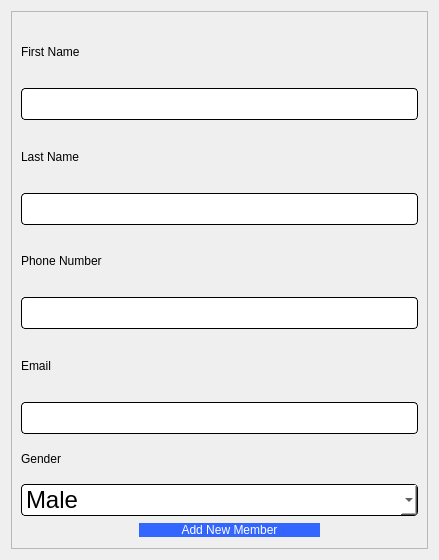
<?xml version="1.0" encoding="UTF-8"?>
<ui version="4.0">
 <class>addMember</class>
 <widget class="QDialog" name="addMember">
  <property name="geometry">
   <rect>
    <x>0</x>
    <y>0</y>
    <width>439</width>
    <height>560</height>
   </rect>
  </property>
  <property name="windowTitle">
   <string>Dialog</string>
  </property>
  <layout class="QVBoxLayout" name="verticalLayout_3">
   <item>
    <widget class="QFrame" name="frame">
     <property name="frameShape">
      <enum>QFrame::StyledPanel</enum>
     </property>
     <property name="frameShadow">
      <enum>QFrame::Raised</enum>
     </property>
     <layout class="QVBoxLayout" name="verticalLayout_2">
      <item>
       <layout class="QVBoxLayout" name="verticalLayout">
        <item>
         <widget class="QLabel" name="label_6">
          <property name="styleSheet">
           <string notr="true">font: 10pt &quot;Comic Sans MS&quot;;
color: rgb(0, 0, 0);</string>
          </property>
          <property name="text">
           <string>First Name</string>
          </property>
         </widget>
        </item>
        <item>
         <widget class="QLineEdit" name="firstName">
          <property name="styleSheet">
           <string notr="true">QLineEdit{
	background-color: rgb(255, 255, 255);
	 border: 1px  solid;
     border-radius: 4px;
	font: 24px
}</string>
          </property>
         </widget>
        </item>
       </layout>
      </item>
      <item>
       <layout class="QVBoxLayout" name="verticalLayout_10">
        <item>
         <widget class="QLabel" name="label_10">
          <property name="styleSheet">
           <string notr="true">font: 10pt &quot;Comic Sans MS&quot;;
color: rgb(0, 0, 0);</string>
          </property>
          <property name="text">
           <string>Last Name </string>
          </property>
         </widget>
        </item>
        <item>
         <widget class="QLineEdit" name="lastName">
          <property name="styleSheet">
           <string notr="true">QLineEdit{
	background-color: rgb(255, 255, 255);
	 border: 1px  solid;
     border-radius: 4px;
	font: 24px
}</string>
          </property>
         </widget>
        </item>
       </layout>
      </item>
      <item>
       <layout class="QVBoxLayout" name="verticalLayout_7">
        <item>
         <widget class="QLabel" name="label_7">
          <property name="styleSheet">
           <string notr="true">font: 10pt &quot;Comic Sans MS&quot;;
color: rgb(0, 0, 0);</string>
          </property>
          <property name="text">
           <string>Phone Number</string>
          </property>
         </widget>
        </item>
        <item>
         <widget class="QLineEdit" name="phone">
          <property name="styleSheet">
           <string notr="true">QLineEdit{
	background-color: rgb(255, 255, 255);
	 border: 1px  solid;
     border-radius: 4px;
	font: 24px
}</string>
          </property>
         </widget>
        </item>
       </layout>
      </item>
      <item>
       <layout class="QVBoxLayout" name="verticalLayout_8">
        <item>
         <widget class="QLabel" name="label_8">
          <property name="styleSheet">
           <string notr="true">font: 10pt &quot;Comic Sans MS&quot;;
color: rgb(0, 0, 0);</string>
          </property>
          <property name="text">
           <string>Email </string>
          </property>
         </widget>
        </item>
        <item>
         <widget class="QLineEdit" name="email">
          <property name="styleSheet">
           <string notr="true">QLineEdit{
	background-color: rgb(255, 255, 255);
	 border: 1px  solid;
     border-radius: 4px;
	font: 24px
}</string>
          </property>
         </widget>
        </item>
       </layout>
      </item>
      <item>
       <layout class="QVBoxLayout" name="verticalLayout_9">
        <item>
         <widget class="QLabel" name="label_9">
          <property name="styleSheet">
           <string notr="true">font: 10pt &quot;Comic Sans MS&quot;;
color: rgb(0, 0, 0);</string>
          </property>
          <property name="text">
           <string>Gender</string>
          </property>
         </widget>
        </item>
        <item>
         <widget class="QComboBox" name="gender">
          <property name="styleSheet">
           <string notr="true">QComboBox{
	background-color: rgb(255, 255, 255);
	 border: 1px  solid;
     border-radius: 4px;
	font: 24px
}</string>
          </property>
          <item>
           <property name="text">
            <string>Male</string>
           </property>
          </item>
          <item>
           <property name="text">
            <string>Female</string>
           </property>
          </item>
         </widget>
        </item>
        <item>
         <layout class="QHBoxLayout" name="horizontalLayout">
          <item>
           <spacer name="horizontalSpacer">
            <property name="orientation">
             <enum>Qt::Horizontal</enum>
            </property>
            <property name="sizeType">
             <enum>QSizePolicy::Fixed</enum>
            </property>
            <property name="sizeHint" stdset="0">
             <size>
              <width>118</width>
              <height>17</height>
             </size>
            </property>
           </spacer>
          </item>
          <item>
           <widget class="QPushButton" name="addMemberButton">
            <property name="styleSheet">
             <string notr="true">QPushButton{
color: rgb(255, 255, 255);
font: 10pt &quot;Comic Sans MS&quot;;
border-radius:8px;
padding : 0 8px;
background: #3366FF;
border -radius:10px;
}
QPushButton:hover:!pressed

{
background:#4f85e2;
}
QToolButton
{

border-radius:10px;
bacground:red;
color:red;
}

QPushButton:pressed
{
              font-size: 19px;
              transition: 0.9s; 
}</string>
            </property>
            <property name="text">
             <string>Add New Member</string>
            </property>
           </widget>
          </item>
          <item>
           <spacer name="horizontalSpacer_2">
            <property name="orientation">
             <enum>Qt::Horizontal</enum>
            </property>
            <property name="sizeType">
             <enum>QSizePolicy::Fixed</enum>
            </property>
            <property name="sizeHint" stdset="0">
             <size>
              <width>98</width>
              <height>17</height>
             </size>
            </property>
           </spacer>
          </item>
         </layout>
        </item>
       </layout>
      </item>
     </layout>
    </widget>
   </item>
  </layout>
 </widget>
 <resources/>
 <connections/>
</ui>
